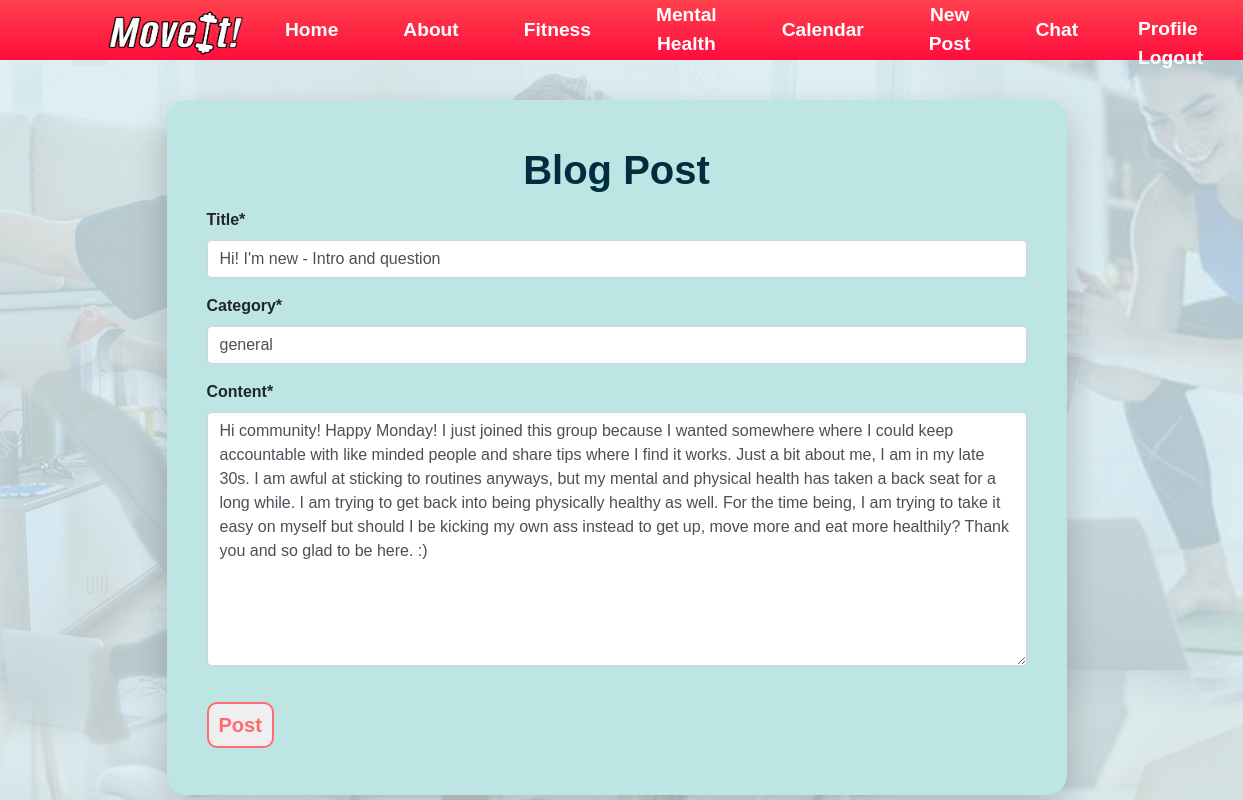
The app's page /post/1/update/ (signed in) with its own data.
### blog/models.py (models this page shows, shortened)
class Post(models.Model):
  title = models.CharField(max_length=100)
  content = models.TextField()
  date_posted = models.DateTimeField(default=timezone.now)
  author = models.ForeignKey(User, on_delete=models.CASCADE)
  category = models.CharField(max_length=225,default='general')

### blog/views.py (the view, shortened to what this page needs)
# urls.py: path('post/<int:pk>/update/', PostUpdateView.as_view(), name='post-update'),
class PostUpdateView(LoginRequiredMixin, UserPassesTestMixin, UpdateView):
    model = Post
    fields = ['title','category', 'content']
    def test_func(self):
        post = self.get_object()
        if self.request.user == post.author:
            return True
        return False

### blog/templates/blog/post_form.html (shortened to what this page needs)
{% extends "blog/base.html" %}
{% load crispy_forms_tags %}
{% block content %}
  <div class="postform-content-section">
    <form method="POST">
      <fieldset class="postform-form-group">
        <legend class ="postform-title">Blog Post</legend>
        {{ form |crispy }}
      </fieldset>
      <div class="form-group">
        <button class="postform-postbtn">Post</button>
      </div>
    </form>
  </div>
{% endblock content %}

### blog/static/blog/main.css (style rules this page uses)
* { box-sizing:border-box; margin:0; padding:0; font-family: Arial, Helvetica, sans-serif; }
body { background-image: url(../../../media/img/other/workingoutbg.jpg); margin-top: 0; padding:0; }
.login-form-group, .postform-form-group { font-weight: bold; }
.postform-content-section { margin-top:40px; padding:40px; width:900px; background:#bde5e3; border-radius:20px; margin-left:100px; box-shadow:0 15px 35px rgba(0, 0, 0, 0.2); }
.postform-title { font-weight: bold; text-align:center; font-size: 40px; color:#002d40; }
.postform-postbtn { margin-top: 20px; border: 2px solid #ff6b71; padding:6px 10px 6px 10px; color:#ff6b71; border-radius:10px; margin-bottom: -60px; font-weight: bold; font-size: 20px; }

### records on screen
Post: title "Hi! I'm new - Intro and question", category "general", content "Hi community! Happy Monday! I just joined this group because I wanted somewhere where I could keep accountable with like minded people and share tips where I find it works. Just a bit about me, I am in my late 30s. I am awful at sticking to routines anyways, but my mental and physical health has taken a back seat for a long while. I am trying to get back into being physically healthy as well. For the time being, I am trying to take it easy on myself but should I be kicking my own ass instead to get up, move more and eat more healthily? Thank you and so glad to be here. :)"
